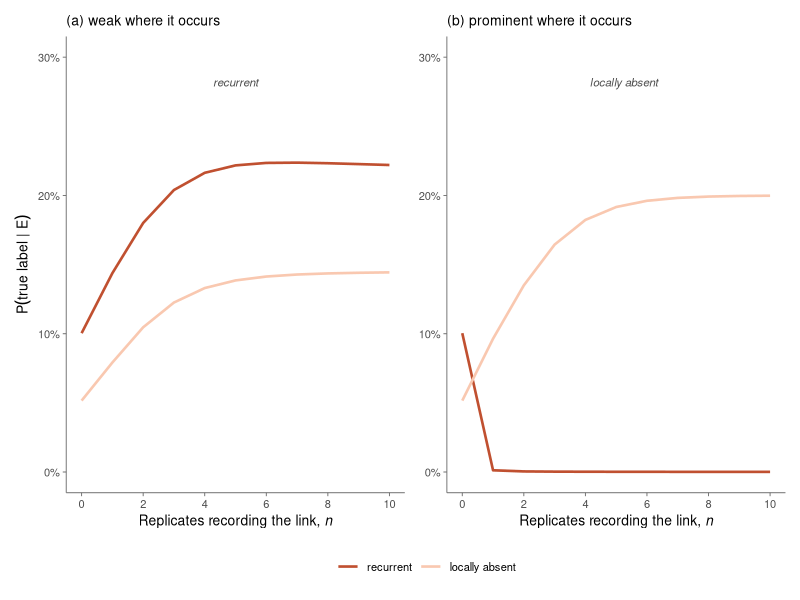
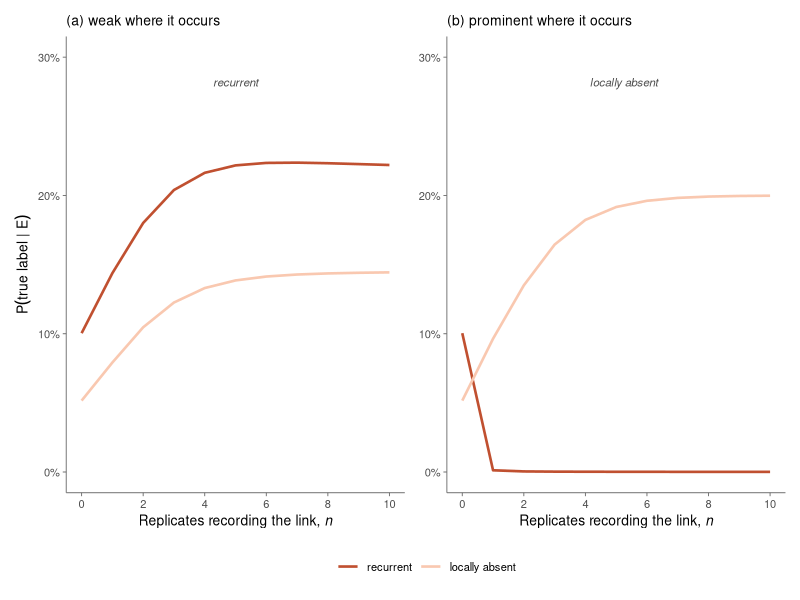
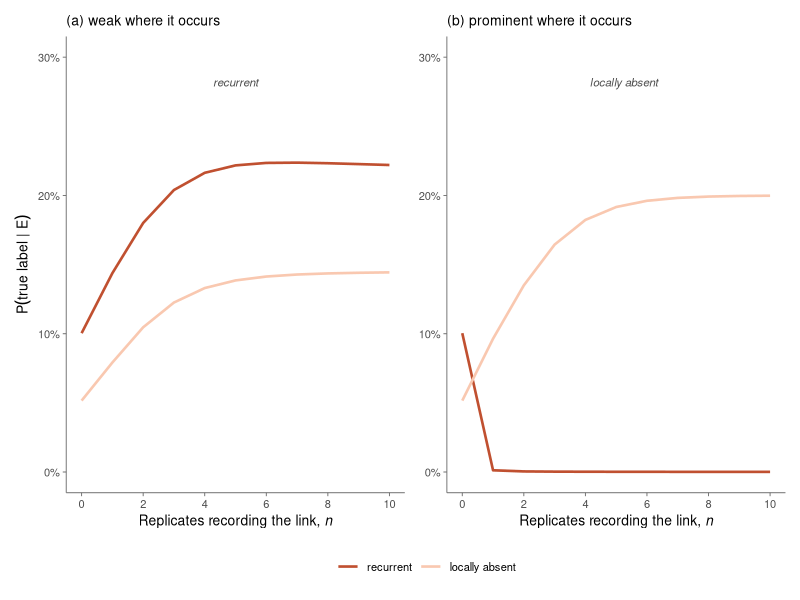

Write the R code that produced these figures, in order.
## ---------------------------------------------------------------------------
## SI figure (fig:SI_prominence): how a link's prominence elsewhere redirects
## accumulating replicate evidence. Replaces the earlier fig:SI_frequency,
## which swept the records at a fixed replicate count instead.
##
## THE LINK. The evidence is the one used throughout, Y = 1 and O_l = 0: the
## link is predicted and not recorded at the focal site. It is recorded in n of
## the R replicates, and n is the x-axis (Section frequency). Its ASSIGNED
## label is therefore possibly missing for every n >= 1, and phantom at n = 0.
##
## WHAT THE CURVES ARE. Not the assigned label, but the posterior that the
## link's TRUE label is one of the two the assignment could be hiding:
##   recurrent       the link is present at several sites, this one included,
##                   so the local non-detection was a miss
##   locally absent  the link is not realisable here and a model saying so
##                   would have been right, so there is nothing to find
## Both are read against the assigned label possibly missing, which holds the
## rest of the mass and is reported in the console.
##
## THE MECHANISM. Prominence enters in one place only: the link's own miss rate
## falls as its records accumulate (Eq. freq_miss, derived below). This is the
## only thing that couples the local axis to the replicate axis. With a common
## eps_l the posterior factorises over the three axes, so the replicate count
## alone says nothing about whether the non-detection was a miss, and both
## curves are flat in n; the console prints that comparison.
##   (a) weak where it occurs       one record in each recording replicate
##   (b) prominent where it occurs  ten records in each recording replicate
## The panels share their n = 0 end, where there are no records to read either
## way. The prior is uniform over the eight labels.
## ---------------------------------------------------------------------------

library(ggplot2)
library(patchwork)

## Figures are written to Bayesian_framework/bayesian_figures. Resolved here so
## the script works whether it is run from the project root or from inside
## Bayesian_framework/, and the folder is created if it is missing.
fig_dir <- if (dir.exists("Bayesian_framework"))
             file.path("Bayesian_framework", "bayesian_figures") else "bayesian_figures"
dir.create(fig_dir, recursive = TRUE, showWarnings = FALSE)

eY <- 0.20; el <- 0.30; f <- 0.05; rho <- 0.15
R  <- 10                  # replicates in the system; n runs from 0 to R

p1 <- rho * (1 - el)      # a replicate records a realisable link, Eq. p1
b  <- el / (1 - el)       # fixes the average miss rate across links at eps_l

W_WEAK <- 1               # records per recording replicate, panel (a)
W_PROM <- 10              # records per recording replicate, panel (b)

sig <- rbind(c(1,1,1), c(1,1,0), c(1,0,1), c(1,0,0),
             c(0,1,1), c(0,1,0), c(0,0,1), c(0,0,0))
nm  <- c("recurrent", "locally unique", "possibly missing", "phantom",
         "model-elusive", "weakly supported", "locally absent",
         "possibly forbidden")

## ---- the link's own miss rate (Eq. freq_miss) ------------------------------
## THE MODEL. A link has its own interaction rate lambda: how often it happens
## where it is realisable. Give it an Exp(b) prior and let a replicate that can
## realise it hold Poisson(lambda) records. Then a sample misses the link when
## its Poisson draw is zero, with probability exp(-lambda), and averaging that
## over the prior gives b / (b + 1), which is eps_l exactly when b is set as
## above. So the common eps_l is this model with no records read; everything
## below is the same quantity after the records are read.
##
## THE ARGUMENTS. n replicates recorded the link, W records between them, out
## of R. Nothing else about the records matters: for Poisson counts n and W are
## sufficient, so ten records in one replicate and one in each of ten give the
## same answer only insofar as n and W agree.
##
## THE EMPTY REPLICATES. Each one is evidence too, and ambiguous: it either
## cannot realise the link (probability 1 - rho) or can and missed it
## (probability rho). j counts how many took the second reading, so the sum
## runs over every way of splitting the R - n empty replicates.
miss <- function(n, W) {
  j  <- 0:(R - n)
  ## P(j | the records), from the prior split times how well it explains them.
  ## The second factor is the Exp-Poisson evidence (b + n + j)^-(1 + W): a
  ## split that has the link sampled often (n + j large) yet yielding only W
  ## records is a split in which the link must be rare, so it is penalised.
  pj <- choose(R - n, j) * rho^j * (1 - rho)^(R - n - j) * (b + n + j)^-(1 + W)
  pj <- pj / sum(pj)
  ## Given the split, lambda is Gamma(1 + W, b + n + j), so the chance the
  ## focal site's sample also came up empty is E[exp(-lambda)], the bracket.
  ## It is near exp(-W / n), the records per realisable replicate: a link seen
  ## about once per sample keeps a miss rate near exp(-1) = 0.37 however many
  ## replicates record it, which is the ceiling panel (a) runs into, while ten
  ## records per replicate drive it to exp(-10) and panel (b) collapses.
  sum(pj * ((b + n + j) / (b + n + j + 1))^(1 + W))
}

## ---- posterior for Y = 1, O_l = 0 -------------------------------------------
## n of the R replicates recorded the link, w records in each of them. This is
## Eq. cumulative with one change: where the link is realisable in the
## replicates, its records set its miss rate.
## use_records = FALSE keeps the common eps_l, which is Eq. cumulative itself.
post <- function(n, w, use_records = TRUE) {
  W <- n * w
  L <- sapply(1:8, function(i) {
    fy <- if (sig[i,1] == 1) 1 - eY else eY
    ## the replicate records sharpen the miss rate only where they are real
    e  <- if (use_records && sig[i,3] == 1) miss(n, W) else el
    fl <- if (sig[i,2] == 1) e else 1 - f       # O_l = 0
    p  <- if (sig[i,3] == 1) p1 else f
    fy * fl * p^n * (1 - p)^(R - n)
  })
  L / sum(L)
}

## ---- the two curves at their ceiling ----------------------------------------
## Once n = R the labels that put the link nowhere are extinguished, the four
## realisable-elsewhere labels hold everything, and the miss rate e alone
## decides how they divide it. Writing them out shows what the figure is for:
## the same evidence splits between a miss and a true local absence according
## to e, and e is what the records set.
ceil_rec <- function(e) (1 - eY) * e / ((1 - f) + e)        # recurrent
ceil_abs <- function(e) eY * (1 - f) / ((1 - f) + e)        # locally absent

shown <- c(1, 7)                                 # recurrent, locally absent
## the Box 2 key, from CATEGORY_COLOUR in bayesian_empirical.R, so the curves
## carry the colours these categories have in the main map. Both lines are
## solid, so the key is all that separates them: the two colours share a hue
## and differ in lightness, which is what the map relies on as well.
pal <- setNames(c("#C05030", "#F9C8B0"), nm[shown])   # dark coral, pale peach

nvals <- 0:R
Y_TOP <- 0.30                                    # the curves never reach 1 - eps_Y

build <- function(w, ttl) {
  P <- sapply(nvals, function(n) post(n, w))
  d <- do.call(rbind, lapply(shown, function(i)
    data.frame(n = nvals, p = P[i, ], cat = nm[i])))
  d$cat <- factor(d$cat, levels = nm[shown])

  ## which label leads, named once per run of the x-axis it leads over. The
  ## changeover sits between two integers. Runs too short to hold a label are
  ## left unnamed rather than clipped, which is what happens in panel (b),
  ## where locally absent takes the lead at the first record.
  lead <- nm[shown][apply(P[shown, ], 2, which.max)]
  sw   <- which(diff(as.integer(factor(lead, levels = nm[shown]))) != 0)
  brk  <- (nvals[sw] + nvals[sw + 1]) / 2
  segs <- c(min(nvals), brk, max(nvals))
  mids <- (head(segs, -1) + tail(segs, -1)) / 2
  labs <- data.frame(x = mids, y = Y_TOP * 0.94, width = diff(segs),
                     lab = lead[sapply(mids, function(v) which.min(abs(nvals - v)))])
  labs <- labs[labs$width >= 1.5, ]

  ggplot(d, aes(n, p, colour = cat)) +
    geom_line(linewidth = 0.9) +
    geom_text(data = labs, aes(x, y, label = lab), inherit.aes = FALSE,
              size = 2.9, colour = "grey30", fontface = "italic") +
    scale_colour_manual(values = pal, name = NULL) +
    scale_y_continuous(limits = c(0, Y_TOP),
                       labels = function(x) paste0(round(100*x), "%")) +
    scale_x_continuous(breaks = seq(0, R, 2)) +
    labs(title = ttl,
         x = expression("Replicates recording the link, " * italic(n)),
         y = expression(P("true label" ~ "|" ~ E))) +
    theme_classic(base_size = 10) +
    ## two-line title at 9 pt: the record level has to be stated, and on one
    ## line at 10 pt it runs past the panel and is clipped
    theme(plot.title = element_text(size = 10, hjust = 0, lineheight = 1.15),
          axis.line = element_line(colour = "grey40", linewidth = 0.3),
          axis.ticks = element_line(colour = "grey40", linewidth = 0.3),
          legend.position = "bottom")
}

## plain strings, not bquote: there is no maths in the titles, and plotmath
## neither wraps nor measures as compactly
pa <- build(W_WEAK, sprintf("(a) weak where it occurs",
                            W_WEAK))
pb <- build(W_PROM, sprintf("(b) prominent where it occurs",
                            W_PROM)) +
  labs(y = NULL)

fig <- pa + pb + plot_layout(guides = "collect") &
  theme(legend.position = "bottom")

## ---- reported values --------------------------------------------------------
cat(sprintf("\nR = %d, eps_Y = %.2f, eps_l = %.2f, f = %.2f, rho = %.2f\n",
            R, eY, el, f, rho))
report <- function(w, lbl) {
  cat(sprintf("\n%s\n", lbl))
  cat(sprintf("%4s %9s %11s %14s %17s %9s  leads\n", "n", "miss rate",
              nm[1], nm[7], nm[3], nm[4]))
  for (n in nvals) {
    p <- post(n, w)
    cat(sprintf("%4d %9.4f %11.3f %14.3f %17.3f %9.3f  %s\n", n, miss(n, n * w),
                p[1], p[7], p[3], p[4], nm[shown][which.max(p[shown])]))
  }
  P <- sapply(nvals, function(n) post(n, w))
  e <- miss(R, R * w)
  cat(sprintf("  %s peaks at %.3f, n = %d\n", nm[1],
              max(P[1, ]), nvals[which.max(P[1, ])]))
  cat(sprintf("  at n = R: miss rate %.4f against exp(-w) = %.4f, %s %.3f, %s %.3f\n",
              e, exp(-w), nm[1], ceil_rec(e), nm[7], ceil_abs(e)))
}
report(W_WEAK, "(a) one record per recording replicate")
report(W_PROM, "(b) ten records per recording replicate")

## the same posteriors with the common eps_l, flat in n because the three axes
## then factorise: this is what the records buy us
cat("\nEq. cumulative, common eps_l\n")
cat(sprintf("%4s %11s %14s %17s\n", "n", nm[1], nm[7], nm[3]))
for (n in nvals) {
  p <- post(n, W_WEAK, use_records = FALSE)
  cat(sprintf("%4d %11.3f %14.3f %17.3f\n", n, p[1], p[7], p[3]))
}
cat(sprintf("  implied by eps_l = %.2f: %s %.3f, %s %.3f\n",
            el, nm[1], ceil_rec(el), nm[7], ceil_abs(el)))

## the two curves are a fixed ratio of each other, since they differ only in
## whether the model is right, so the figure also fixes possibly missing
cat(sprintf("\n%s / %s and the label the link is assigned\n", nm[7], nm[1]))
for (w in c(W_WEAK, W_PROM)) {
  e <- miss(R, R * w)
  cat(sprintf("  w = %2d: e = %.4f, ratio %.3f, %s %.3f\n", w, e,
              ceil_abs(e) / ceil_rec(e), nm[3], (1 - eY) * (1 - f) / ((1 - f) + e)))
}

## ---- check Eq. freq_miss against direct numerical integration --------------
## Carried over from the retired fig:SI_frequency script: the closed form above
## is the only non-obvious step, so it is verified against the integral it came
## from, E[exp(-lambda) | records], over the eight record patterns the figure
## relies on. w is the full vector of records, one entry per replicate.
##
## Written in logs, rescaled by its peak and integrated over a finite window
## rather than (0, Inf). Both changes are needed at the record levels panel (b)
## uses: with ten records in each of ten replicates the integrand's total mass
## is around 1e-20, and integrate() compares that against its default absolute
## tolerance of about 1e-10, declares convergence after two subdivisions and
## returns a value with an error bar larger than itself.
miss_num <- function(w) {
  n <- sum(w > 0); W <- sum(w)
  ## log integrand: Exp(b) prior, Poisson records where the link is realisable,
  ## and the two readings of an empty replicate. k = 1 inserts the exp(-lambda)
  ## whose posterior mean is the miss rate; k = 0 is the normalising constant.
  lg <- function(x, k) log(b) - (b + k) * x +
    sum(ifelse(w == 0, log((1 - rho) + rho * exp(-x)),
               log(rho) + dpois(w, x, log = TRUE)))
  peak <- max(W / max(n, 1), 0.5)            # the rate the records point to
  hi   <- peak + 40 * sqrt(peak + 1) + 40    # past it by far more than needed
  M    <- lg(peak, 0)                        # rescale so the peak is 1
  g    <- function(x, k) sapply(x, function(v) exp(lg(v, k) - M))
  integrate(g, 0, hi, k = 1, rel.tol = 1e-12, subdivisions = 2000)$value /
    integrate(g, 0, hi, k = 0, rel.tol = 1e-12, subdivisions = 2000)$value
}
for (w in list(rep(0, R), c(1, rep(0, R - 1)), c(10, rep(0, R - 1)),
               c(5, 5, rep(0, R - 2)), c(2, 1, 1, rep(0, R - 3)),
               rep(W_WEAK, R), rep(W_PROM, R), c(rep(W_PROM, R - 1), 0))) {
  ## one entry per replicate, empties included: a short vector would describe a
  ## smaller system than the miss() being checked against it
  stopifnot(length(w) == R)
  stopifnot(abs(miss(sum(w > 0), sum(w)) - miss_num(w)) < 1e-9)
}

fig
ggsave(file.path(fig_dir, "SI_prominence.pdf"), fig, width = 7.6, height = 3.6)
ggsave(file.path(fig_dir, "SI_prominence.png"), fig, width = 7.6, height = 3.6, dpi = 300)
